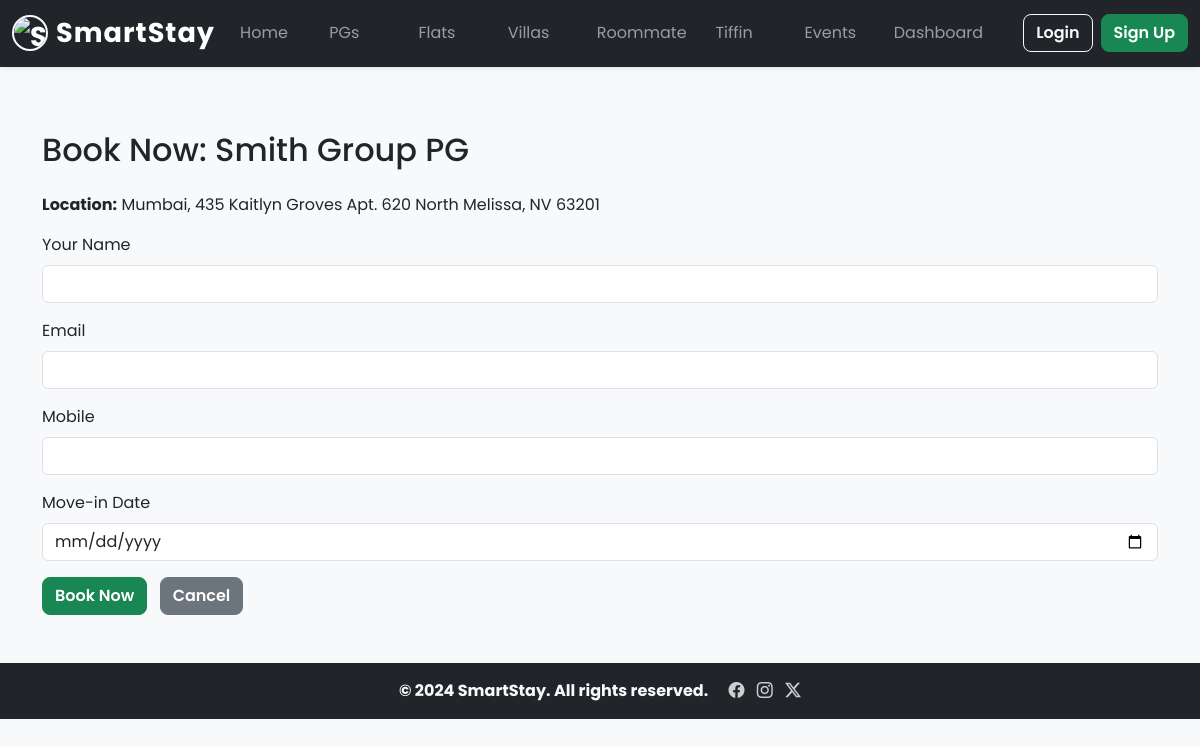
The page /listings/1/book on the database its author committed.
### models/models.py (models this page shows)
class PG(db.Model):
    id = db.Column(db.Integer, primary_key=True)
    name = db.Column(db.String(100), nullable=False)
    city = db.Column(db.String(50), nullable=False)
    address = db.Column(db.String(200), nullable=False)
    price = db.Column(db.Integer, nullable=False)
    sharing_type = db.Column(db.String(50), nullable=False)
    amenities = db.Column(db.String(200), nullable=False)  # Comma-separated
    image_url = db.Column(db.String(200), nullable=False)
    description = db.Column(db.Text, nullable=False)
    gallery_images = db.Column(db.Text, nullable=True)  # Comma-separated image URLs
    food_menu = db.Column(db.Text, nullable=True)  # JSON string: {"days": [{"day": "Monday", "breakfast": [...], "lunch": [...], "dinner": [...]} ...]}

### blueprints/listings.py (the view, shortened to what this page needs)
@listings_bp.route('/<int:pg_id>/book', methods=['GET', 'POST'])
def book_listing(pg_id):
    pg = PG.query.get_or_404(pg_id)
    form = BookingForm()
    return render_template('listings/book.html', pg=pg, form=form)

### blueprints/listings.py
class BookingForm(FlaskForm):
    name = StringField('Your Name', validators=[DataRequired()])
    email = StringField('Email', validators=[DataRequired(), Email()])
    phone = StringField('Mobile', validators=[DataRequired()])
    move_in = DateField('Move-in Date', validators=[DataRequired()])
    submit = SubmitField('Book Now')

### templates/listings/book.html (shortened to what this page needs)
{% extends 'base.html' %}
{% block content %}
<div class="container py-5">
  <h2 class="mb-4">Book Now: {{ pg.name }}</h2>
  <div class="mb-3"><strong>Location:</strong> {{ pg.city }}, {{ pg.address }}</div>
  <form method="POST">
    <div class="mb-3">{{ form.name.label(class="form-label") }}{{ form.name(class="form-control") }}</div>
    <div class="mb-3">{{ form.email.label(class="form-label") }}{{ form.email(class="form-control") }}</div>
    <div class="mb-3">{{ form.phone.label(class="form-label") }}{{ form.phone(class="form-control") }}</div>
    <div class="mb-3">{{ form.move_in.label(class="form-label") }}{{ form.move_in(class="form-control") }}</div>
    <button type="submit" class="btn btn-success">Book Now</button>
    <a href="{{ url_for('listings.listing_detail', pg_id=pg.id) }}" class="btn btn-secondary ms-2">Cancel</a>
  </form>
</div>
{% endblock %}

### static/css/style.css (style rules this page uses)
body { background-color: #f8f9fa; font-family: 'Poppins', sans-serif; }
.btn { border-radius: 0.5rem; font-weight: 600; transition: background 0.2s, color 0.2s, box-shadow 0.2s, transform 0.2s; }

### templates/base.html (style rules this page uses)
body, h1, h2, h3, h4, h5, h6, .navbar, .footer, .btn, .card, .form-control { font-family: 'Poppins', sans-serif !important; }

### rows shown on the page
PG: name "Smith Group PG", city "Mumbai", address "435 Kaitlyn Groves Apt. 620 North Melissa, NV 63201"
